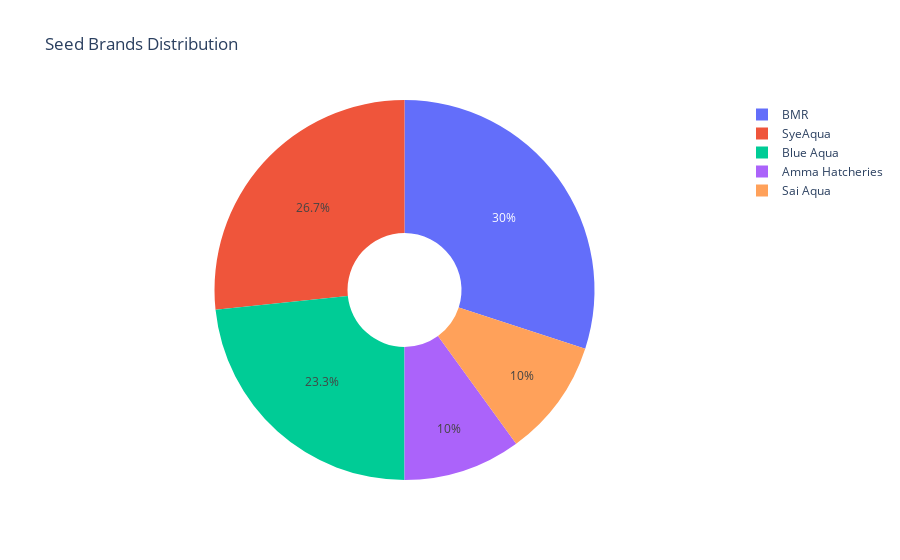

The cell this chart's notebook holds for it:
### Code cell
px.pie(seed_df,values='%Usage', names="Seed (Aquaculture)",hole=.3,title="Seed Brands Distribution")

### Figure 1 — Plotly figure (JSON) as saved in the notebook; plotly's stock layout.template omitted (floating-point values rounded to 4 significant figures)
{"data": [{"domain": {"x": [0, 1], "y": [0, 1]}, "hole": 0.3, "hovertemplate": "Seed (Aquaculture)=%{label}<br>%Usage=%{value}<extra></extra>", "labels": ["Amma Hatcheries", "BMR", "Blue Aqua", "Sai Aqua", "SyeAqua"], "legendgroup": "", "name": "", "showlegend": true, "type": "pie", "values": [10, 30, 23.33, 10, 26.67]}], "layout": {"autosize": true, "legend": {"tracegroupgap": 0}, "title": {"text": "Seed Brands Distribution"}}}
